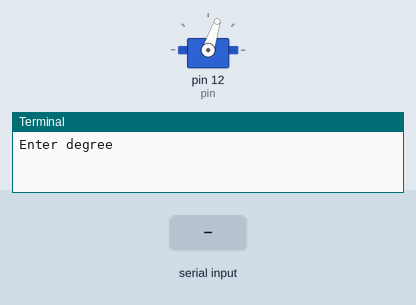
Recording of a program running on a simulated Raspberry Pi (header pin numbers). Shown: servo, the last lines printed to the terminal. Inputs (shaded band) come from the test bench. Servo angles are drawn from the pulse width (0.5 ms = 0°, 2.5 ms = 180°).

Above: at 1.2 s.
1.3 s: "5" typed at the terminal, then Enter
2.8 s: "200" typed at the terminal, then Enter
At 4.0 s:
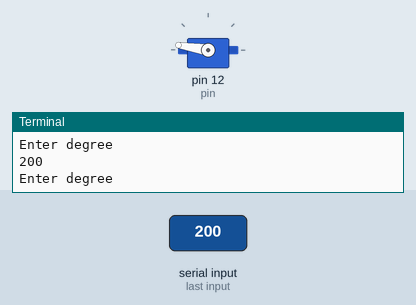
4.3 s: "1" typed at the terminal, then Enter
At 5.2 s:
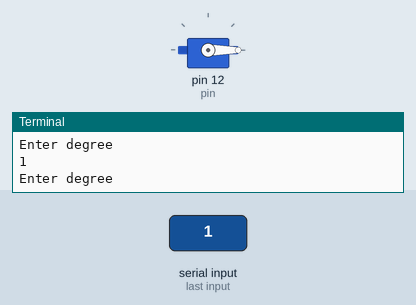
5.8 s: "90" typed at the terminal, then Enter
At 6.4 s:
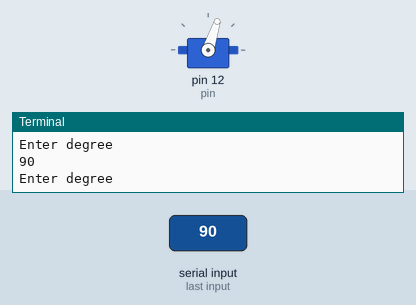
7.3 s: "0" typed at the terminal, then Enter
At 8.7 s:
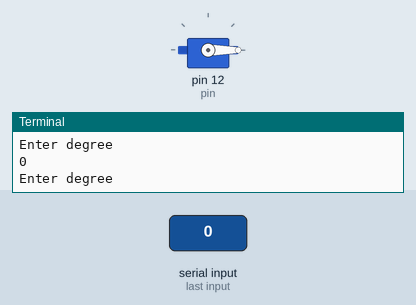
Timing chart, 0 to 9.8 s (numbered marks = the images above; inputs shaded):
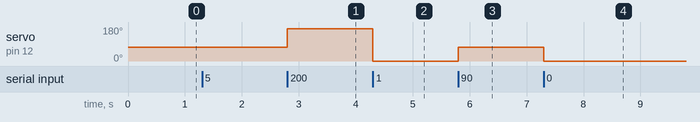

The program:

servo2.py
```python
#!/usr/bin/env python
import RPi.GPIO as GPIO
import time

def deg2duty(degree):
	min_val = 2
	max_val = 11

	duty = min_val + ((degree/180.0)*(max_val - min_val))

	return duty


GPIO.setmode(GPIO.BOARD)

pin = 12
GPIO.setup(pin, GPIO.OUT)

p = GPIO.PWM(pin, 50)


p.start(deg2duty(90))
user_input = float(input("Enter degree "))

while not(user_input == 1000):
    user_input = float(input("Enter degree "))
    p.ChangeDutyCycle(deg2duty(user_input))  # turn towards 90 degree

p.stop()
GPIO.cleanup()
```

Measured:
- after the input at 2.8 s, servo on pin 12 (pin): 72° → 171° at once
- after the input at 4.3 s, servo on pin 12 (pin): 171° → 0° at once
- after the input at 5.8 s, servo on pin 12 (pin): 0° → 72° at once
- after the input at 7.3 s, servo on pin 12 (pin): 72° → 0° at once
